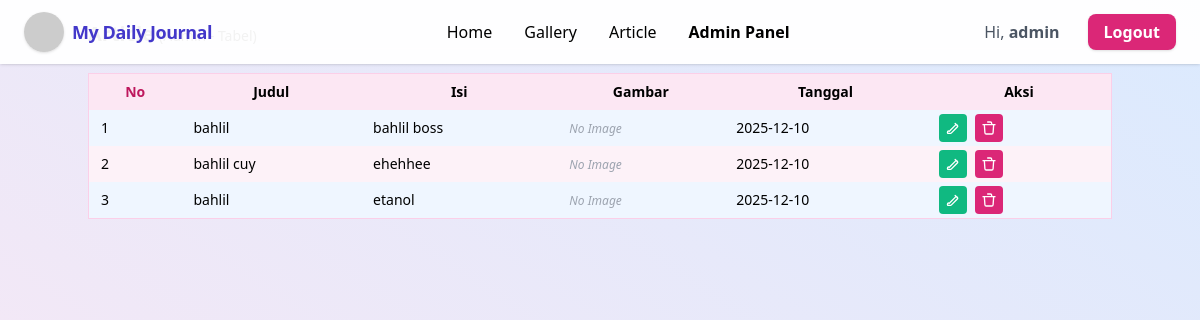
/admin.php?page=article (signed in), run on the app's committed database.
### tables this page shows
CREATE TABLE `article` (
  `id` int NOT NULL,
  `judul` text NOT NULL,
  `isi` text NOT NULL,
  `gambar` text NOT NULL,
  `tanggal` date NOT NULL,
  `username` varchar(50) NOT NULL
);

### admin.php (the view, shortened to what this page needs)
<?php
include "connection.php";
?>
<!DOCTYPE html>
<html lang="en">
<head>
  <script src="https://cdn.tailwindcss.com"></script>
</head>
<body class="bg-gradient-to-tr from-pink-100 to-blue-100 min-h-screen flex flex-col">
<?php include "navbar.php"; ?>
<section id="content" class="flex-1 p-5">
  <div class="max-w-5xl mx-auto">
    <?php
    $allow = ['dashboard', 'article', 'gallery'];
    $page = isset($_GET['page']) ? $_GET['page'] : 'dashboard';
    $limit = 3;
    $hal = isset($_GET['hal']) ? intval($_GET['hal']) : 1;
    $limit_start = ($hal - 1) * $limit;
    if (in_array($page, $allow)) {
      if ($page == 'gallery') {
        echo '<h4 class="text-xl font-semibold mb-4 border-b border-blue-100">Gallery <span class="text-sm font-normal">(Admin - Tabel)</span></h4>';
        $sql = "SELECT * FROM gallery ORDER BY tanggal DESC LIMIT $limit_start, $limit";
        $hasil = $conn->query($sql);
        $sqlAll = "SELECT COUNT(*) as total FROM gallery";
        $totalRes = $conn->query($sqlAll);
        $totalData = $totalRes ? ($totalRes->fetch_assoc())['total'] : 0;
        $jumlah_page = ceil($totalData / $limit);
        echo '<div class="overflow-x-auto mt-6">';
        echo '<table class="min-w-full bg-white border border-blue-200 rounded-xl shadow-xl text-sm">';
        echo '<thead class="bg-blue-100"><tr>
                <th class="py-2 px-3 font-bold text-blue-700">No</th>
                <th class="py-2 px-3 font-bold">Judul</th>
                <th class="py-2 px-3 font-bold">Deskripsi</th>
                <th class="py-2 px-3 font-bold">Gambar</th>
                <th class="py-2 px-3 font-bold">Tanggal</th>
                <th class="py-2 px-3 font-bold">Aksi</th>
              </tr></thead><tbody>';
        $no = $limit_start + 1;
        if ($hasil && $hasil->num_rows > 0) {
          while ($g = $hasil->fetch_assoc()) {
            echo '<tr class="odd:bg-blue-50 even:bg-pink-50 transition">';
            echo '<td class="py-1 px-3">'.$no++.'</td>';
            echo '<td class="py-1 px-3">'.htmlspecialchars($g["judul"]).'</td>';
            echo '<td class="py-1 px-3">'.htmlspecialchars($g["deskripsi"]).'</td>';
            echo '<td class="py-1 px-3">';
            if (!empty($g["file"]) && file_exists('img/' . $g["file"])) {
              echo '<img src="img/'.htmlspecialchars($g["file"]).'" class="w-16 h-16 rounded shadow ring-2 ring-blue-200 object-cover" alt="">';
            } else {
              echo '<span class="text-xs text-gray-400 italic">No Image</span>';
            }
            echo '</td>';
            echo '<td class="py-1 px-3">'.htmlspecialchars($g["tanggal"]).'</td>';
            echo '<td class="py-1 px-3">
              <div class="flex gap-2">
                <button class="btn-edit-gallery bg-emerald-500 hover:bg-emerald-700 text-white rounded p-1.5"
                  data-id="'.$g['id'].'"
                  data-judul="'.htmlspecialchars($g['judul']).'"
                  data-deskripsi="'.htmlspecialchars($g['deskripsi']).'"
                  data-file="'.htmlspecialchars($g['file']).'"
                  title="Edit">
                  <svg xmlns="http://www.w3.org/2000/svg" class="w-4 h-4" fill="none" viewBox="0 0 24 24" stroke="currentColor">
                    <path stroke-linecap="round" stroke-linejoin="round" stroke-width="2"
                      d="M15.232 5.232l3.536 3.536M4 20h4.586a1 1 0 00.707-.293l9.188-9.188a2 2 0 00-2.828-2.828l-9.188 9.188A1 1 0 004.586 20H4z"/>
                  </svg>
                </button>
                <button class="btn-delete-gallery bg-pink-600 hover:bg-pink-800 text-white rounded p-1.5"
                  data-id="'.$g['id'].'" title="Hapus">
                  <svg xmlns="http://www.w3.org/2000/svg" class="w-4 h-4" fill="none" viewBox="0 0 24 24" stroke="currentColor">
                    <path stroke-linecap="round" stroke-linejoin="round" stroke-width="2"
                      d="M19 7l-.867 12.142A2 2 0 0116.138 21H7.862a2 2 0 01-1.995-1.858L5 7m5-4h4a2 2 0 012 2v2M3 7h18"/>
                  </svg>
                </button>
              </div>
            </td>';
            echo '</tr>';
          }
        } else {
          echo '<tr><td colspan="6" class="text-center text-gray-400 py-4">Belum ada gallery.</td></tr>';
        }
        echo '</tbody></table></div>';
        if ($jumlah_page > 1) {
          echo '<div class="flex justify-end mt-4">
            <nav><ul class="inline-flex -space-x-px">';
          if ($hal > 1) {
            echo '<li><a href="admin.php?page=gallery&hal=1" class="px-3 py-1 mx-0.5 bg-blue-100 hover:bg-blue-200 rounded-l text-blue-700">First</a></li>';
            echo '<li><a href="admin.php?page=gallery&hal='.($hal-1).'" class="px-3 py-1 mx-0.5 bg-blue-100 hover:bg-blue-200 text-blue-700">&laquo;</a></li>';
          } else {
            echo '<li><span class="px-3 py-1 mx-0.5 bg-gray-200 text-gray-400 rounded-l">First</span></li>
              <li><span class="px-3 py-1 mx-0.5 bg-gray-200 text-gray-400">&laquo;</span></li>';
          }
          for ($i = 1; $i <= $jumlah_page; $i++) {
            $active = ($hal == $i) ? ' bg-blue-600 text-white font-bold' : ' bg-white text-blue-700';
            echo '<li><a href="admin.php?page=gallery&hal='.$i.'" class="px-3 py-1 mx-0.5 rounded'.$active.'">'.$i.'</a></li>';
          }
          if ($hal < $jumlah_page) {
            echo '<li><a href="admin.php?page=gallery&hal='.($hal+1).'" class="px-3 py-1 mx-0.5 bg-blue-100 hover:bg-blue-200 text-blue-700">&raquo;</a></li>';
            echo '<li><a href="admin.php?page=gallery&hal='.$jumlah_page.'" class="px-3 py-1 mx-0.5 bg-blue-100 hover:bg-blue-200 rounded-r text-blue-700">Last</a></li>';
          } else {
            echo '<li><span class="px-3 py-1 mx-0.5 bg-gray-200 text-gray-400">&raquo;</span></li>
              <li><span class="px-3 py-1 mx-0.5 bg-gray-200 text-gray-400 rounded-r">Last</span></li>';
          }
          echo '</ul></nav></div>';
        }
      } elseif ($page == 'article') {
        echo '<h4 class="text-xl font-semibold mb-4 border-b border-pink-100">Article <span class="text-sm font-normal">(Admin - Tabel)</span></h4>';
        $sql = "SELECT * FROM article ORDER BY tanggal DESC LIMIT $limit_start, $limit";
        $hasil = $conn->query($sql);
        echo '<div class="overflow-x-auto mt-6">';
        echo '<table class="min-w-full bg-white border border-pink-200 rounded-xl shadow-xl text-sm">';
        echo '<thead class="bg-pink-100"><tr>
                <th class="py-2 px-3 font-bold text-pink-700">No</th>
                <th class="py-2 px-3 font-bold">Judul</th>
                <th class="py-2 px-3 font-bold">Isi</th>
                <th class="py-2 px-3 font-bold">Gambar</th>
                <th class="py-2 px-3 font-bold">Tanggal</th>
                <th class="py-2 px-3 font-bold">Aksi</th>
              </tr></thead><tbody>';
        $no = $limit_start + 1;
        if ($hasil && $hasil->num_rows > 0) {
          while ($a = $hasil->fetch_assoc()) {
            echo '<tr class="odd:bg-blue-50 even:bg-pink-50 transition">';
            echo '<td class="py-1 px-3">'.$no++.'</td>';
            echo '<td class="py-1 px-3">'.htmlspecialchars($a["judul"]).'</td>';
            echo '<td class="py-1 px-3">'.htmlspecialchars($a["isi"]).'</td>';
            echo '<td class="py-1 px-3">';
            if (!empty($a["gambar"]) && file_exists('img/' . $a["gambar"])) {
              echo '<img src="img/'.htmlspecialchars($a["gambar"]).'" class="w-16 h-16 rounded shadow ring-2 ring-pink-200 object-cover" alt="">';
            } else {
              echo '<span class="text-xs text-gray-400 italic">No Image</span>';
            }
            echo '</td>';
            echo '<td class="py-1 px-3">'.htmlspecialchars($a["tanggal"]).'</td>';
            echo '<td class="py-1 px-3">
              <div class="flex gap-2">
                <button class="btn-edit-article bg-emerald-500 hover:bg-emerald-700 text-white rounded p-1.5"
                  data-id="'.$a['id'].'"
                  data-judul="'.htmlspecialchars($a['judul']).'"
                  data-isi="'.htmlspecialchars($a['isi']).'"
                  data-gambar="'.htmlspecialchars($a['gambar']).'"
                  title="Edit">
                  <svg xmlns="http://www.w3.org/2000/svg" class="w-4 h-4" fill="none" viewBox="0 0 24 24" stroke="currentColor">
                    <path stroke-linecap="round" stroke-linejoin="round" stroke-width="2"
                      d="M15.232 5.232l3.536 3.536M4 20h4.586a1 1 0 00.707-.293l9.188-9.188a2 2 0 00-2.828-2.828l-9.188 9.188A1 1 0 004.586 20H4z"/>
                  </svg>
                </button>
                <button class="btn-delete-article bg-pink-600 hover:bg-pink-800 text-white rounded p-1.5"
                  data-id="'.$a['id'].'" title="Hapus">
                  <svg xmlns="http://www.w3.org/2000/svg" class="w-4 h-4" fill="none" viewBox="0 0 24 24" stroke="currentColor">
                    <path stroke-linecap="round" stroke-linejoin="round" stroke-width="2"
                      d="M19 7l-.867 12.142A2 2 0 0116.138 21H7.862a2 2 0 01-1.995-1.858L5 7m5-4h4a2 2 0 012 2v2M3 7h18"/>
                  </svg>
                </button>
              </div>
            </td>';
            echo '</tr>';
          }
        } else {
          echo '<tr><td colspan="6" class="text-center text-gray-400 py-4">Belum ada artikel.</td></tr>';
        }
        echo '</tbody></table></div>';
      } else {
        echo '<h4 class="text-xl font-semibold mb-4 border-b border-pink-100">Dashboard</h4>';
        include("dashboard.php");
      }
    } else {
      echo "<div class='bg-red-100 text-red-700 rounded p-3 text-center'>Halaman tidak ditemukan.</div>";
    }
    ?>
  </div>
</section>
</body>
</html>

### navbar.php (shortened to what this page needs)
<?php
$isLoggedIn = isset($_SESSION['logged_in']) && $_SESSION['logged_in'];
$isAdmin    = isset($_SESSION['is_admin']) && $_SESSION['is_admin'];
?>
<nav class="fixed w-full bg-white/95 shadow z-40 top-0 left-0 flex items-center justify-between px-6 py-3 transition-colors duration-300">
  <div class="flex items-center gap-3">
    <a href="index.php" class="flex items-center gap-2">
      <img src="https://ui-avatars.com/api/?name=JD&background=6d28d9&color=fff&size=40" alt="Logo" class="w-10 h-10 rounded-full shadow" />
      <span class="font-extrabold text-lg tracking-tight text-indigo-700">My Daily Journal</span>
    </a>
  </div>
  <ul class="hidden lg:flex gap-8 ml-10 font-medium">
    <li><a href="index.php" class="hover:text-indigo-700 transition-colors">Home</a></li>
    <li><a href="gallery.php" class="hover:text-indigo-700 transition-colors">Gallery</a></li>
    <li><a href="article.php" class="hover:text-indigo-700 transition-colors">Article</a></li>
    <?php if ($isAdmin): ?>
      <li><a href="admin.php" class="hover:text-pink-600 font-bold transition">Admin Panel</a></li>
    <?php endif; ?>
  </ul>
  <div class="flex items-center gap-3">
    <?php if ($isLoggedIn): ?>
      <span class="hidden sm:inline text-gray-600 mr-2">Hi, <b><?= htmlspecialchars($_SESSION['username']) ?></b></span>
      <a href="logout.php" class="ml-2 px-4 py-1.5 rounded-lg bg-pink-600 text-white font-semibold shadow hover:bg-pink-700 transition-colors duration-200">Logout</a>
    <?php else: ?>
      <a href="login.php" class="ml-2 px-4 py-1.5 rounded-lg bg-indigo-600 text-white font-semibold shadow hover:bg-indigo-700 transition-colors duration-200">Login</a>
    <?php endif; ?>
  </div>
</nav>

### data on the page
article: judul "bahlil", isi "bahlil boss", gambar "No Image", tanggal "2025-12-10"
article: judul "bahlil cuy", isi "ehehhee", shows "No Image", tanggal "2025-12-10"
article: judul "bahlil", isi "etanol", gambar "No Image", tanggal "2025-12-10"

### other printed values
$_SESSION['username'] "admin"
